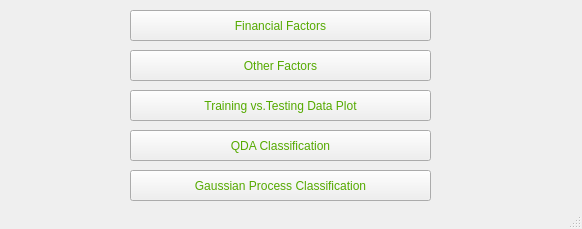
<?xml version="1.0" encoding="UTF-8"?>
<ui version="4.0">
 <class>MainWindow</class>
 <widget class="QMainWindow" name="MainWindow">
  <property name="geometry">
   <rect>
    <x>0</x>
    <y>0</y>
    <width>582</width>
    <height>229</height>
   </rect>
  </property>
  <property name="windowTitle">
   <string>Regional GDP Prediction using Gaussian Process Analysis</string>
  </property>
  <property name="styleSheet">
   <string notr="true">color: rgb(85, 170, 0);
font: 75 10pt &quot;MS Shell Dlg 2&quot;;</string>
  </property>
  <widget class="QWidget" name="centralwidget">
   <widget class="QPushButton" name="pushButton">
    <property name="geometry">
     <rect>
      <x>130</x>
      <y>50</y>
      <width>301</width>
      <height>31</height>
     </rect>
    </property>
    <property name="text">
     <string>Other Factors</string>
    </property>
   </widget>
   <widget class="QPushButton" name="pushButton_2">
    <property name="geometry">
     <rect>
      <x>130</x>
      <y>130</y>
      <width>301</width>
      <height>31</height>
     </rect>
    </property>
    <property name="text">
     <string>QDA Classification</string>
    </property>
   </widget>
   <widget class="QPushButton" name="pushButton_3">
    <property name="geometry">
     <rect>
      <x>130</x>
      <y>170</y>
      <width>301</width>
      <height>31</height>
     </rect>
    </property>
    <property name="text">
     <string>Gaussian Process Classification</string>
    </property>
   </widget>
   <widget class="QPushButton" name="pushButton_4">
    <property name="geometry">
     <rect>
      <x>130</x>
      <y>90</y>
      <width>301</width>
      <height>31</height>
     </rect>
    </property>
    <property name="text">
     <string>Training vs.Testing Data Plot</string>
    </property>
   </widget>
   <widget class="QPushButton" name="pushButton_5">
    <property name="geometry">
     <rect>
      <x>130</x>
      <y>10</y>
      <width>301</width>
      <height>31</height>
     </rect>
    </property>
    <property name="text">
     <string>Financial Factors</string>
    </property>
   </widget>
  </widget>
  <widget class="QStatusBar" name="statusbar"/>
 </widget>
 <resources/>
 <connections/>
</ui>
